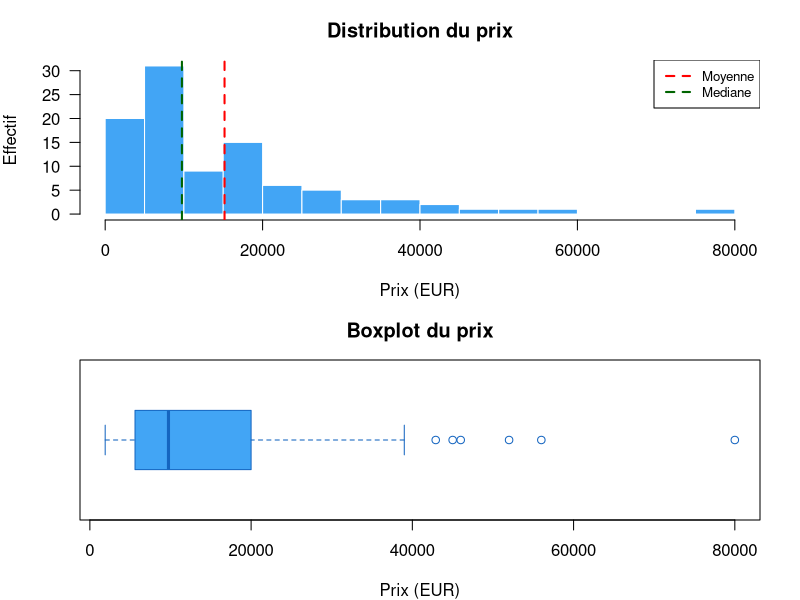
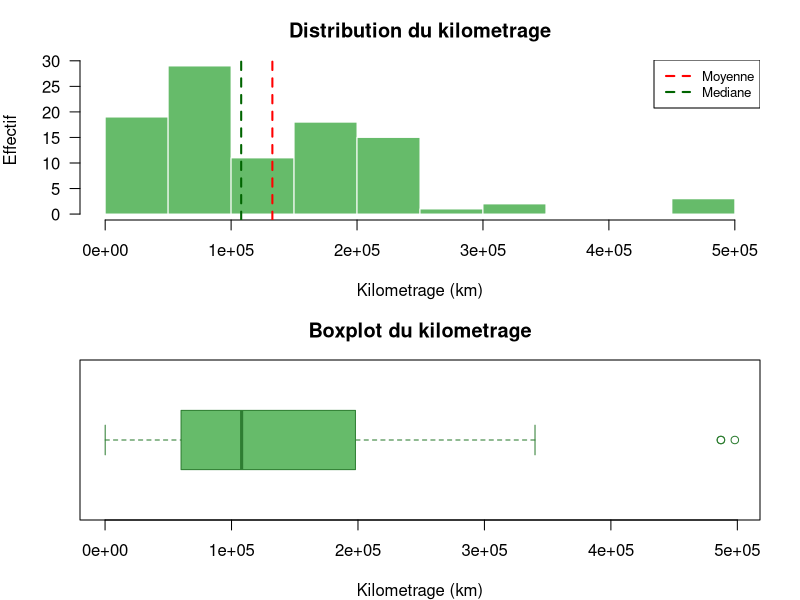
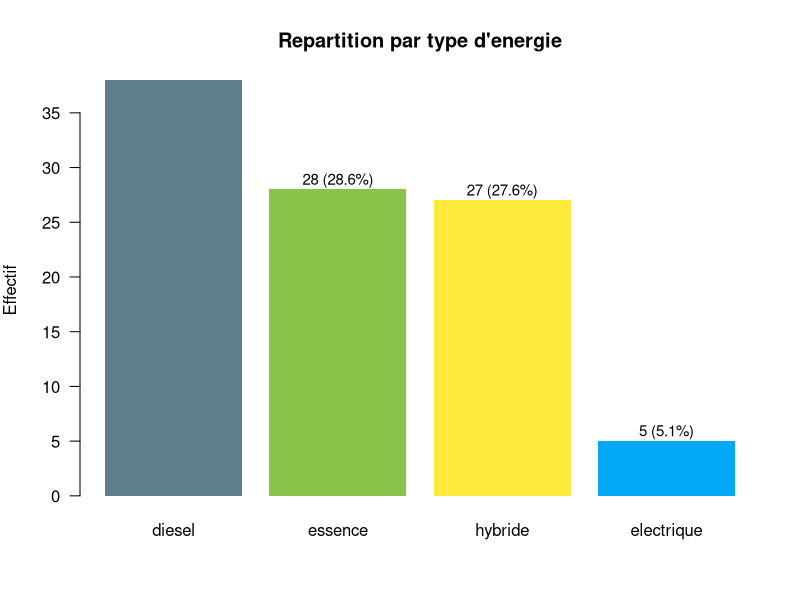
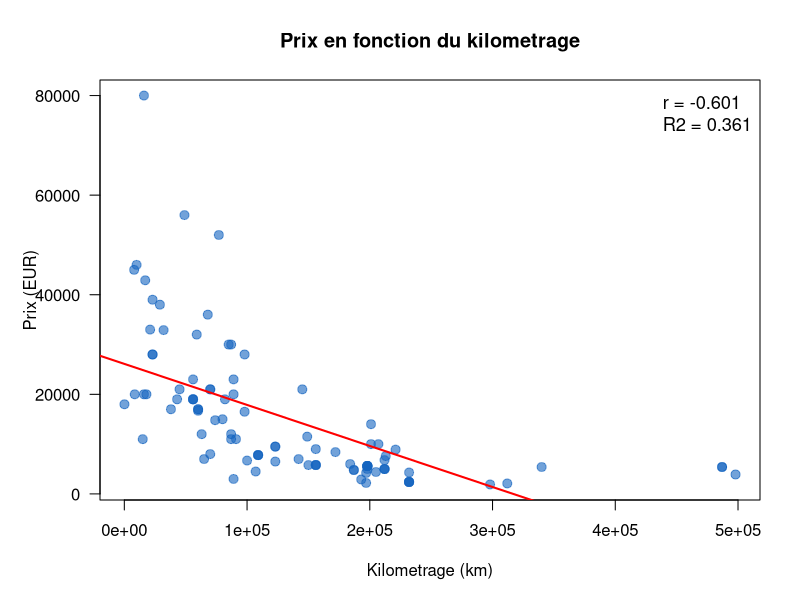
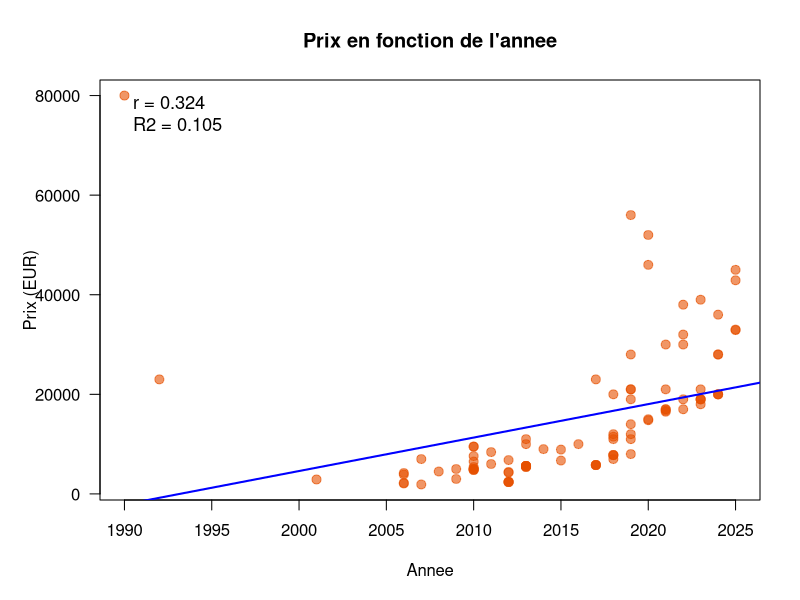
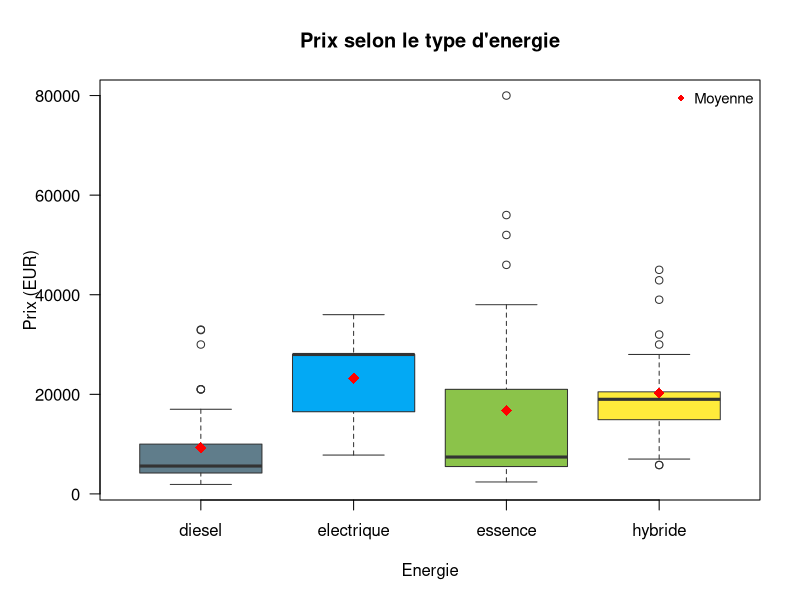
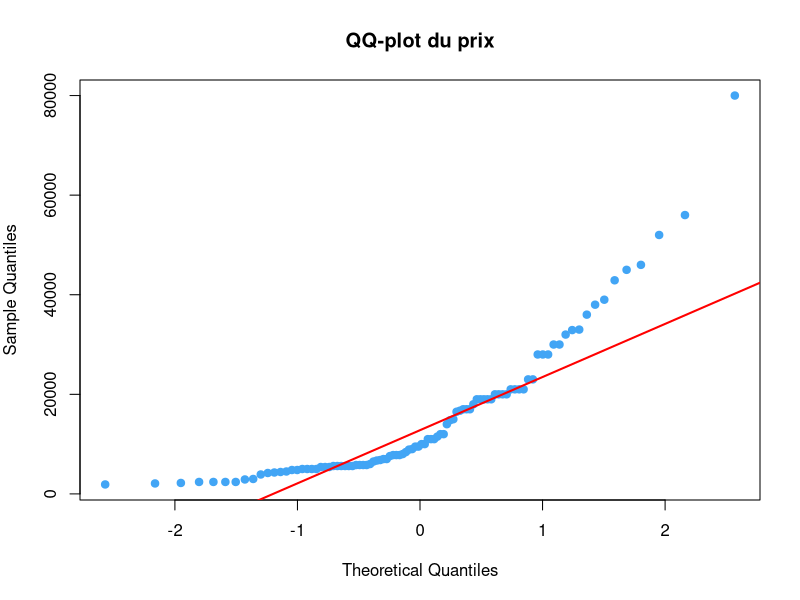
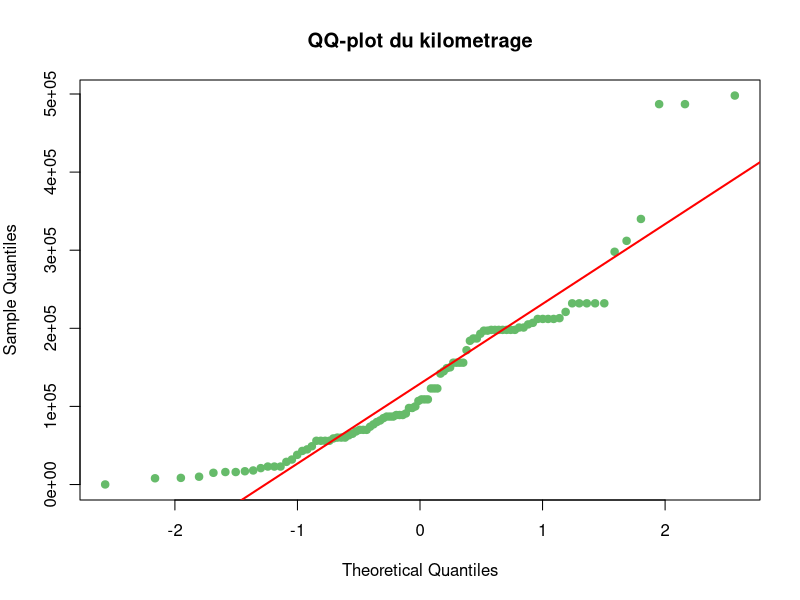

The R script that drew these images, in order:
###############################################################################
# Analyse statistique - Dataset Voitures d'occasion
# Script sur mesure pour : data - voitures.csv
###############################################################################

library(car)

output_dir <- "resultats_analyse/plots"
dir.create(output_dir, recursive = TRUE, showWarnings = FALSE)

# --- Chargement et nettoyage -------------------------------------------------
df <- read.csv2("datasets/data - voitures.csv", stringsAsFactors = FALSE)

df$kilometrage <- as.numeric(gsub(" ", "", df$kilometrage))
df$prix <- as.numeric(gsub(" ", "", df$prix))
df$marque <- factor(trimws(df$marque))
df$energie <- factor(trimws(df$energie))

cat("=== DATASET ===\n")
cat("Dimensions :", nrow(df), "observations x", ncol(df), "variables\n\n")

###############################################################################
# PARTIE 1 : STATISTIQUES DESCRIPTIVES UNIVARIEES
###############################################################################

cat("\n================================================================\n")
cat("PARTIE 1 : STATISTIQUES DESCRIPTIVES UNIVARIEES\n")
cat("================================================================\n\n")

# --- 1.1 Prix ----------------------------------------------------------------
cat("--- 1.1 Prix (EUR) ---\n")
cat("Moyenne     :", round(mean(df$prix), 0), "\n")
cat("Mediane     :", round(median(df$prix), 0), "\n")
cat("Ecart-type  :", round(sd(df$prix), 0), "\n")
cat("CV          :", round(sd(df$prix) / mean(df$prix) * 100, 1), "%\n")
cat("Min         :", min(df$prix), "\n")
cat("Max         :", max(df$prix), "\n")
cat("Q1          :", quantile(df$prix, 0.25), "\n")
cat("Q3          :", quantile(df$prix, 0.75), "\n\n")

png(file.path(output_dir, "hist_boxplot_prix.png"), width = 800, height = 600)
par(mfrow = c(2, 1), mar = c(4, 4, 3, 2))
hist(df$prix, breaks = 15, col = "#42A5F5", border = "white",
     main = "Distribution du prix", xlab = "Prix (EUR)", ylab = "Effectif", las = 1)
abline(v = mean(df$prix), col = "red", lwd = 2, lty = 2)
abline(v = median(df$prix), col = "darkgreen", lwd = 2, lty = 2)
legend("topright", legend = c("Moyenne", "Mediane"),
       col = c("red", "darkgreen"), lwd = 2, lty = 2, cex = 0.8)
boxplot(df$prix, horizontal = TRUE, col = "#42A5F5", border = "#1565C0",
        main = "Boxplot du prix", xlab = "Prix (EUR)", las = 1)
dev.off()

# --- 1.2 Kilometrage ---------------------------------------------------------
cat("--- 1.2 Kilometrage (km) ---\n")
cat("Moyenne     :", round(mean(df$kilometrage), 0), "\n")
cat("Mediane     :", round(median(df$kilometrage), 0), "\n")
cat("Ecart-type  :", round(sd(df$kilometrage), 0), "\n")
cat("CV          :", round(sd(df$kilometrage) / mean(df$kilometrage) * 100, 1), "%\n")
cat("Min         :", min(df$kilometrage), "\n")
cat("Max         :", max(df$kilometrage), "\n")
cat("Q1          :", quantile(df$kilometrage, 0.25), "\n")
cat("Q3          :", quantile(df$kilometrage, 0.75), "\n\n")

png(file.path(output_dir, "hist_boxplot_kilometrage.png"), width = 800, height = 600)
par(mfrow = c(2, 1), mar = c(4, 4, 3, 2))
hist(df$kilometrage, breaks = 15, col = "#66BB6A", border = "white",
     main = "Distribution du kilometrage", xlab = "Kilometrage (km)",
     ylab = "Effectif", las = 1)
abline(v = mean(df$kilometrage), col = "red", lwd = 2, lty = 2)
abline(v = median(df$kilometrage), col = "darkgreen", lwd = 2, lty = 2)
legend("topright", legend = c("Moyenne", "Mediane"),
       col = c("red", "darkgreen"), lwd = 2, lty = 2, cex = 0.8)
boxplot(df$kilometrage, horizontal = TRUE, col = "#66BB6A", border = "#2E7D32",
        main = "Boxplot du kilometrage", xlab = "Kilometrage (km)", las = 1)
dev.off()

# --- 1.3 Energie (qualitative) -----------------------------------------------
cat("--- 1.3 Type d'energie ---\n")
tab_energie <- table(df$energie)
pct_energie <- round(prop.table(tab_energie) * 100, 1)
print(cbind(Effectif = tab_energie, Pourcentage = pct_energie))
cat("\n")

png(file.path(output_dir, "barplot_energie.png"), width = 700, height = 500)
par(mar = c(5, 4, 4, 2))
bp <- barplot(sort(tab_energie, decreasing = TRUE),
              col = c("#607D8B", "#8BC34A", "#FFEB3B", "#03A9F4"),
              main = "Repartition par type d'energie",
              ylab = "Effectif", las = 1, border = NA)
text(bp, sort(tab_energie, decreasing = TRUE) + 0.8,
     labels = paste0(sort(tab_energie, decreasing = TRUE), " (",
                     sort(pct_energie, decreasing = TRUE), "%)"), cex = 0.9)
dev.off()

###############################################################################
# PARTIE 2 : STATISTIQUES DESCRIPTIVES BIVARIEES
###############################################################################

cat("\n================================================================\n")
cat("PARTIE 2 : STATISTIQUES DESCRIPTIVES BIVARIEES\n")
cat("================================================================\n\n")

# --- 2.1 Prix x Kilometrage (scatter + regression) ---------------------------
cat("--- 2.1 Prix en fonction du kilometrage ---\n")
reg_pk <- lm(prix ~ kilometrage, data = df)
cat("Regression  : prix =", round(coef(reg_pk)[1], 0), "+",
    round(coef(reg_pk)[2], 4), "x kilometrage\n")
cat("R-carre     :", round(summary(reg_pk)$r.squared, 4), "\n")
cat("Pearson r   :", round(cor(df$prix, df$kilometrage), 4), "\n\n")

png(file.path(output_dir, "scatter_prix_km.png"), width = 800, height = 600)
par(mar = c(5, 5, 4, 2))
plot(df$kilometrage, df$prix, pch = 19, col = adjustcolor("#1565C0", 0.6),
     main = "Prix en fonction du kilometrage",
     xlab = "Kilometrage (km)", ylab = "Prix (EUR)", las = 1, cex = 1.2)
abline(reg_pk, col = "red", lwd = 2)
legend("topright",
       legend = c(paste0("r = ", round(cor(df$prix, df$kilometrage), 3)),
                  paste0("R2 = ", round(summary(reg_pk)$r.squared, 3))),
       bty = "n", cex = 1.1)
dev.off()

# --- 2.2 Prix x Annee (scatter + regression) ---------------------------------
cat("--- 2.2 Prix en fonction de l'annee ---\n")
reg_pa <- lm(prix ~ annee, data = df)
cat("Regression  : prix =", round(coef(reg_pa)[1], 0), "+",
    round(coef(reg_pa)[2], 1), "x annee\n")
cat("R-carre     :", round(summary(reg_pa)$r.squared, 4), "\n")
cat("Pearson r   :", round(cor(df$prix, df$annee), 4), "\n\n")

png(file.path(output_dir, "scatter_prix_annee.png"), width = 800, height = 600)
par(mar = c(5, 5, 4, 2))
plot(df$annee, df$prix, pch = 19, col = adjustcolor("#E65100", 0.6),
     main = "Prix en fonction de l'annee",
     xlab = "Annee", ylab = "Prix (EUR)", las = 1, cex = 1.2)
abline(reg_pa, col = "blue", lwd = 2)
legend("topleft",
       legend = c(paste0("r = ", round(cor(df$prix, df$annee), 3)),
                  paste0("R2 = ", round(summary(reg_pa)$r.squared, 3))),
       bty = "n", cex = 1.1)
dev.off()

# --- 2.3 Prix x Energie (boxplot) --------------------------------------------
cat("--- 2.3 Prix selon l'energie ---\n")
stats_pe <- aggregate(prix ~ energie, data = df, FUN = function(x) {
  c(n = length(x), moyenne = round(mean(x), 0), mediane = round(median(x), 0),
    ecart_type = round(sd(x), 0))
})
print(stats_pe)
cat("\n")

png(file.path(output_dir, "boxplot_prix_energie.png"), width = 800, height = 600)
par(mar = c(5, 5, 4, 2))
boxplot(prix ~ energie, data = df,
        col = c("#607D8B", "#03A9F4", "#8BC34A", "#FFEB3B"),
        main = "Prix selon le type d'energie",
        xlab = "Energie", ylab = "Prix (EUR)", las = 1, border = "#333333")
means_pe <- tapply(df$prix, df$energie, mean)
points(1:nlevels(df$energie), means_pe, pch = 18, col = "red", cex = 1.5)
legend("topright", legend = "Moyenne", pch = 18, col = "red", cex = 0.9, bty = "n")
dev.off()

###############################################################################
# PARTIE 3 : DEUX TESTS STATISTIQUES
###############################################################################

cat("\n================================================================\n")
cat("PARTIE 3 : TESTS STATISTIQUES\n")
cat("================================================================\n\n")

# --- Test 1 : Pearson prix x kilometrage -------------------------------------
cat("--- TEST 1 : Correlation de Pearson - Prix x Kilometrage ---\n\n")

cat("Hypotheses :\n")
cat("  H0 : Il n'y a pas de correlation lineaire entre le prix et le kilometrage (r = 0)\n")
cat("  H1 : Il existe une correlation lineaire entre le prix et le kilometrage (r != 0)\n")
cat("  Alpha = 0.05\n\n")

# Conditions de validite
shapiro_prix <- shapiro.test(df$prix)
shapiro_km <- shapiro.test(df$kilometrage)
cat("Conditions de validite :\n")
cat("  Shapiro-Wilk prix       : W =", round(shapiro_prix$statistic, 4),
    ", p =", format.pval(shapiro_prix$p.value, digits = 4), "\n")
cat("  Shapiro-Wilk kilometrage: W =", round(shapiro_km$statistic, 4),
    ", p =", format.pval(shapiro_km$p.value, digits = 4), "\n")
cat("  -> Normalite rejetee pour les deux variables.\n")
cat("  -> Pearson applique malgre tout (n = 98, robuste pour grands echantillons).\n")
cat("  -> Spearman en complement.\n\n")

test_pearson_pk <- cor.test(df$prix, df$kilometrage, method = "pearson")
test_spearman_pk <- cor.test(df$prix, df$kilometrage, method = "spearman")

cat("Resultats :\n")
cat("  Pearson  : r   =", round(test_pearson_pk$estimate, 4),
    ", t =", round(test_pearson_pk$statistic, 4),
    ", df =", test_pearson_pk$parameter,
    ", p =", format.pval(test_pearson_pk$p.value, digits = 4), "\n")
cat("  Spearman : rho =", round(test_spearman_pk$estimate, 4),
    ", p =", format.pval(test_spearman_pk$p.value, digits = 4), "\n\n")

cat("CONCLUSION TEST 1 : p < 0.05 -> on REJETTE H0.\n")
cat("  Il existe une correlation negative significative entre le prix\n")
cat("  et le kilometrage (r = -0.60, rho = -0.83, p < 0.001).\n")
cat("  Plus un vehicule a de kilometres, plus son prix baisse.\n\n")

# QQ-plots
png(file.path(output_dir, "qqplot_prix.png"), width = 600, height = 500)
par(mar = c(5, 4, 4, 2))
qqnorm(df$prix, main = "QQ-plot du prix", pch = 19, col = "#42A5F5")
qqline(df$prix, col = "red", lwd = 2)
dev.off()

png(file.path(output_dir, "qqplot_kilometrage.png"), width = 600, height = 500)
par(mar = c(5, 4, 4, 2))
qqnorm(df$kilometrage, main = "QQ-plot du kilometrage", pch = 19, col = "#66BB6A")
qqline(df$kilometrage, col = "red", lwd = 2)
dev.off()

# --- Test 2 : Regression multiple prix ~ km + annee --------------------------
cat("--- TEST 2 : Regression multiple - Prix ~ Kilometrage + Annee ---\n\n")

cat("Objectif : Verifier si l'annee apporte une information supplementaire\n")
cat("           au-dela de ce que le kilometrage explique deja.\n\n")

cat("Hypotheses :\n")
cat("  H0 : Le coefficient de l'annee est nul (beta_annee = 0) une fois\n")
cat("       le kilometrage pris en compte\n")
cat("  H1 : Le coefficient de l'annee est significativement different de 0\n")
cat("  Alpha = 0.05\n\n")

# Correlation km-annee (la cle de l'explication)
cor_ka <- cor.test(df$kilometrage, df$annee, method = "pearson")
cat("Correlation kilometrage-annee : r =", round(cor_ka$estimate, 4),
    ", p =", format.pval(cor_ka$p.value, digits = 4), "\n")
cat("  -> Les deux variables sont fortement correlees (colineaires).\n\n")

# Regression simple prix ~ km (rappel)
cat("Regression simple prix ~ kilometrage :\n")
reg_simple <- lm(prix ~ kilometrage, data = df)
s_simple <- summary(reg_simple)
cat("  kilometrage : coeff =", round(coef(reg_simple)[2], 4),
    ", t =", round(s_simple$coefficients[2, 3], 3),
    ", p =", format.pval(s_simple$coefficients[2, 4], digits = 4), "***\n")
cat("  R-carre     :", round(s_simple$r.squared, 4), "\n\n")

# Regression multiple prix ~ km + annee
cat("Regression multiple prix ~ kilometrage + annee :\n")
reg_mult <- lm(prix ~ kilometrage + annee, data = df)
s_mult <- summary(reg_mult)
print(s_mult)
cat("\n")

cat("Resultats detailles :\n")
cat("  kilometrage : coeff =", round(coef(reg_mult)[2], 4),
    ", t =", round(s_mult$coefficients[2, 3], 3),
    ", p =", format.pval(s_mult$coefficients[2, 4], digits = 4), "\n")
cat("  annee       : coeff =", round(coef(reg_mult)[3], 1),
    ", t =", round(s_mult$coefficients[3, 3], 3),
    ", p =", format.pval(s_mult$coefficients[3, 4], digits = 4), "\n")
cat("  R-carre multiple :", round(s_mult$r.squared, 4), "\n")
cat("  R-carre simple (km seul) :", round(s_simple$r.squared, 4), "\n")
cat("  Gain de R-carre en ajoutant annee :",
    round(s_mult$r.squared - s_simple$r.squared, 4), "\n\n")

# Test F comparatif (ANOVA des modeles)
anova_comp <- anova(reg_simple, reg_mult)
cat("Comparaison des modeles (test F) :\n")
print(anova_comp)
cat("\n")

cat("CONCLUSION TEST 2 :\n")
cat("  Le coefficient de l'annee dans le modele multiple est\n")
cat("  p =", format.pval(s_mult$coefficients[3, 4], digits = 4), "\n")
cat("  Le kilometrage reste significatif, mais l'annee n'apporte pas\n")
cat("  d'information supplementaire significative une fois le kilometrage connu.\n")

###############################################################################
# PARTIE 4 : VISUALISATION COMPLEMENTAIRE
###############################################################################

# Correlation km vs annee (pour illustrer la colinearite)
png(file.path(output_dir, "scatter_km_annee.png"), width = 800, height = 600)
par(mar = c(5, 5, 4, 2))
plot(df$annee, df$kilometrage, pch = 19, col = adjustcolor("#2E7D32", 0.6),
     main = "Kilometrage en fonction de l'annee (colinearite)",
     xlab = "Annee", ylab = "Kilometrage (km)", las = 1, cex = 1.2)
abline(lm(kilometrage ~ annee, data = df), col = "red", lwd = 2)
legend("topright",
       legend = paste0("r = ", round(cor(df$kilometrage, df$annee), 3)),
       bty = "n", cex = 1.1)
dev.off()

cat("\n================================================================\n")
cat("ANALYSE TERMINEE\n")
cat("================================================================\n")
